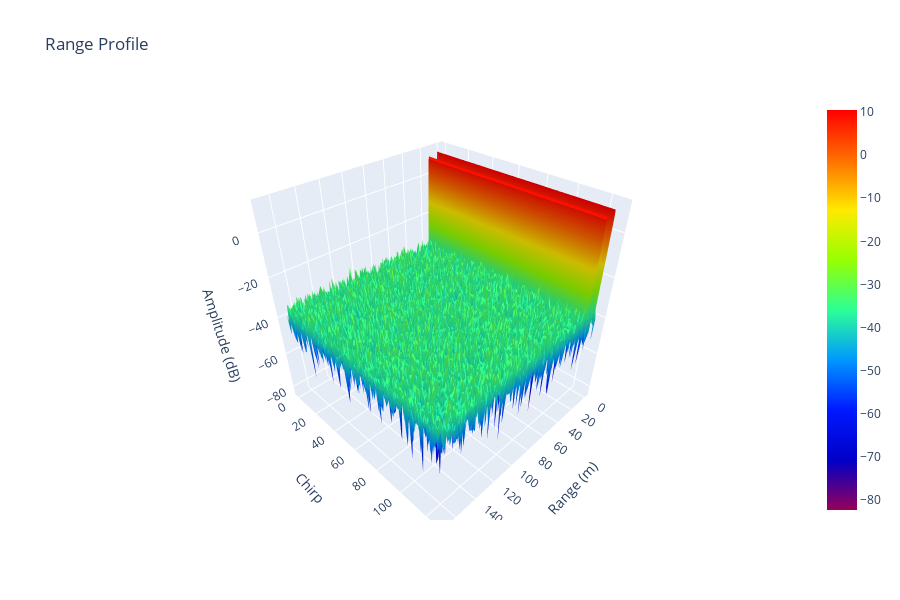

Notebook code cell kept with this figure:
### Markdown cell above
_Plot range profile_

### Code cell
max_range = (3e8 * radar.receiver.fs *
             radar.transmitter.pulse_length /
             radar.transmitter.bandwidth / 2)

range_axis = np.linspace(
    0, max_range, radar.samples_per_pulse, endpoint=False)

doppler_axis = np.linspace(
    0, radar.transmitter.pulses, radar.transmitter.pulses, endpoint=False)

fig = go.Figure()

fig.add_trace(go.Surface(x=range_axis, y=doppler_axis, z=20 *
              np.log10(np.abs(range_profile[0, :, :])), colorscale='Rainbow'))

fig.update_layout(
    title='Range Profile',
    height=600,
    scene=dict(
        xaxis=dict(title='Range (m)'),
        yaxis=dict(title='Chirp'),
        zaxis=dict(title='Amplitude (dB)'),
        aspectmode='cube',
    ),
)

fig.show()

### Figure 1 — Plotly figure (JSON) as saved in the notebook; plotly's stock layout.template omitted (floating-point values rounded to 4 significant figures; data arrays with more than 128 entries replaced by an {"elided": "..."} marker saying what was removed)
{"data": [{"colorscale": [[0, "rgb(150,0,90)"], [0.125, "rgb(0,0,200)"], [0.25, "rgb(0,25,255)"], [0.375, "rgb(0,152,255)"], [0.5, "rgb(44,255,150)"], [0.625, "rgb(151,255,0)"], [0.75, "rgb(255,234,0)"], [0.875, "rgb(255,111,0)"], [1, "rgb(255,0,0)"]], "type": "surface", "x": {"elided": "260 float values"}, "y": [0, 1, 2, 3, 4, 5, 6, 7, 8, 9, 10, 11, 12, 13, 14, 15, 16, 17, 18, 19, 20, 21, 22, 23, 24, 25, 26, 27, 28, 29, 30, 31, 32, 33, 34, 35, 36, 37, 38, 39, 40, 41, 42, 43, 44, 45, 46, 47, 48, 49, 50, 51, 52, 53, 54, 55, 56, 57, 58, 59, 60, 61, 62, 63, 64, 65, 66, 67, 68, 69, 70, 71, 72, 73, 74, 75, 76, 77, 78, 79, 80, 81, 82, 83, 84, 85, 86, 87, 88, 89, 90, 91, 92, 93, 94, 95, 96, 97, 98, 99, 100, 101, 102, 103, 104, 105, 106, 107, 108, 109, 110, 111, 112, 113, 114, 115, 116, 117, 118, 119, 120, 121, 122, 123, 124, 125, 126, 127], "z": {"elided": "128x260 float values"}}], "layout": {"height": 600, "scene": {"aspectmode": "cube", "xaxis": {"title": {"text": "Range (m)"}}, "yaxis": {"title": {"text": "Chirp"}}, "zaxis": {"title": {"text": "Amplitude (dB)"}}}, "title": {"text": "Range Profile"}}}
